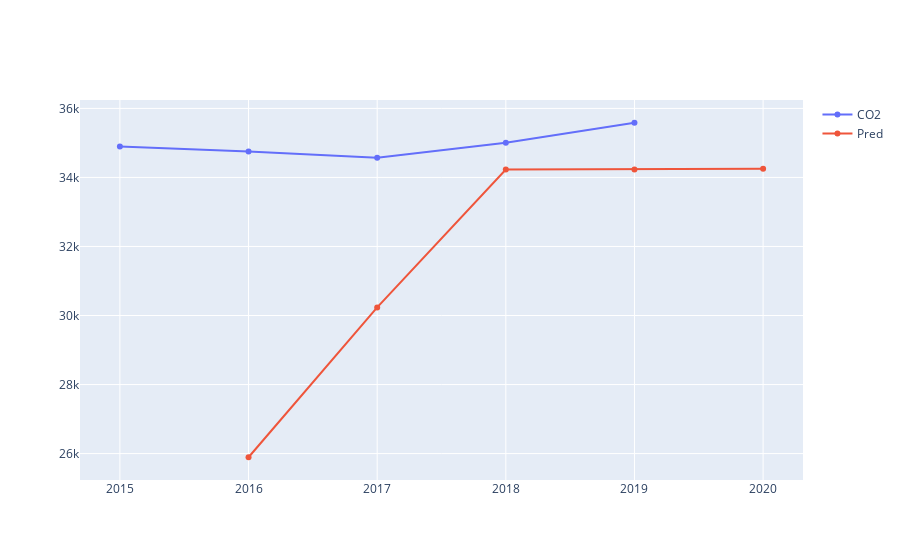

Notebook cell for this chart:
### Code cell
fig = make_subplots()
fig.add_trace(go.Scatter(x=pdf['anio'],y=pdf['co2'],name='CO2'))
fig.add_trace(go.Scatter(x=pdf['anio'],y=pdf['ny_pr'],name='Pred'))
fig.show()

### Figure 1 — Plotly figure (JSON) as saved in the notebook; plotly's stock layout.template omitted (floating-point values rounded to 4 significant figures)
{"data": [{"name": "CO2", "type": "scatter", "x": [2015, 2016, 2017, 2018, 2019, 2020], "y": [34890.0, 34750.0, 34570.0, 35000.0, 35580.0, null]}, {"name": "Pred", "type": "scatter", "x": [2015, 2016, 2017, 2018, 2019, 2020], "y": [null, 25890.0, 30240.0, 34230.0, 34230.0, 34250.0]}], "layout": {"xaxis": {"anchor": "y", "domain": [0, 1]}, "yaxis": {"anchor": "x", "domain": [0, 1]}}}
